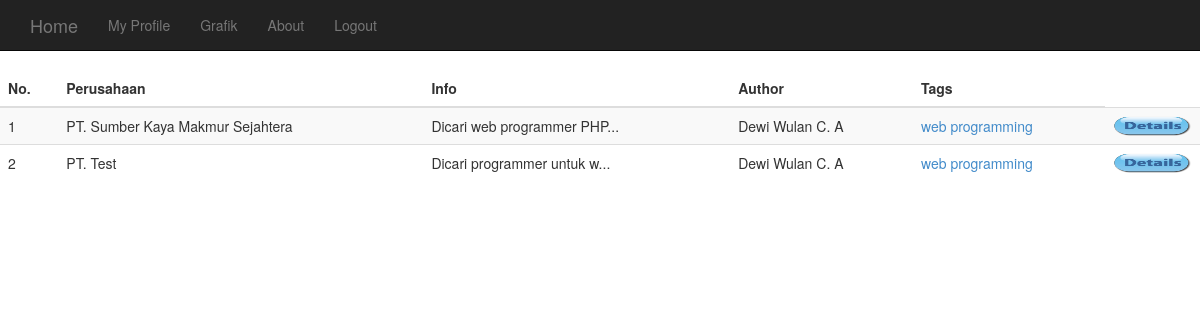
The app's page /search_lowongan.php?tags=web programming (signed in) with its own data.
### tables this page shows
CREATE TABLE IF NOT EXISTS `lowongan_kerja` (
  `id_lowongan` int(4) NOT NULL AUTO_INCREMENT,
  `ID_User` int(4) NOT NULL,
  `tanggal` varchar(20) NOT NULL,
  `judul` varchar(50) NOT NULL,
  `info` text NOT NULL,
  `tags` set('mobile programming','desktop programming','system analyst','computer network','web programming','flash programming','web designer','computer graphics','information security') NOT NULL,
  PRIMARY KEY (`id_lowongan`)
);

CREATE TABLE IF NOT EXISTS `infouser` (
  `ID_User` int(4) NOT NULL AUTO_INCREMENT,
  `fullname` varchar(50) NOT NULL,
  `TTL` varchar(50) NOT NULL,
  `sex` set('Male','Female') NOT NULL,
  `alamat` varchar(100) NOT NULL,
  `telepon` varchar(50) NOT NULL,
  `email` varchar(50) NOT NULL,
  `jurusan` set('Teknik Informatika','Sistem Informasi') NOT NULL,
  `tahun_angkatan` int(4) NOT NULL,
  `status` set('Dosen','Mahasiswa','Alumni') NOT NULL,
  `tempat_bekerja` varchar(100) NOT NULL,
  `foto` varchar(100) NOT NULL,
  PRIMARY KEY (`ID_User`)
);

### search_lowongan.php (the view, shortened to what this page needs)
<!DOCTYPE html PUBLIC "-//W3C//DTD XHTML 1.0 Transitional//EN" "http://www.w3.org/TR/xhtml1/DTD/xhtml1-transitional.dtd">
<html xmlns="http://www.w3.org/1999/xhtml">
<head>
<link href="bootstrap_profile/css/bootstrap.min.css" rel="stylesheet">
<link href="bootstrap_profile/css/shop-item.css" rel="stylesheet">
<link href="css/css-timeline.css" rel="stylesheet">
</head>
<body>
    <nav class="navbar navbar-inverse navbar-fixed-top" role="navigation">
        <div class="container">
            <div class="navbar-header">
                <a class="navbar-brand" href="home.php">Home</a>
            </div>
            <div class="collapse navbar-collapse" id="bs-example-navbar-collapse-1">
                <ul class="nav navbar-nav">
                <li>
                <a href="profile_page.php?page_owner=<?PHP echo base64_encode(strip_tags($_SESSION['iduser']));?>">My Profile</a>
                </li>
                    <li>
                        <a href="graph.php">Grafik</a>
                    </li>
              <li>
                        <a href="about.html">About</a>
                  </li>
                    <li>
                        <a href="logout.php">Logout</a>
                    </li>
                </ul>
            </div>
        </div>
    </nav>
<table class="table table-striped table-hover ">
  <thead>
    <tr>
      <th>No.</th>
      <th>Perusahaan</th>
      <th>Info</th>
      <th>Author</th>
      <th>Tags</th>
    </tr>
  </thead>
  <tbody>
  <?php
    function getName($id){
	$d=mysql_fetch_array(mysql_query("SELECT * FROM infouser WHERE ID_User='$id' "));
	return $d['fullname'];
}
$sql_coba = mysql_query("SELECT * FROM lowongan_kerja where tags = '$_GET[tags]'");
$i=0;
while(
	$datax=mysql_fetch_array($sql_coba))
	{
	$cekteman = mysql_query("SELECT * FROM friends where friend='$data[ID_User]' OR ID_User='".$_SESSION["iduser"]."'");
	$ada=mysql_num_rows($cekteman);
	if($ada==0){echo "<tr><td>Maaf lowongan pekerjaan belum tersedia";}else{
	$i++;
$potong=substr($datax["info"], 0, 25);
$jmlkarakter=strlen($datax["info"]);
if($jmlkarakter>25){
	$info=$potong."...";
}else{
		$info=$datax["info"];
}
?>
    <tr>
      <td><?php echo $i?></td>
      <td><?php echo $datax['judul']?>
	  <td><?php echo $info?></td>
      <td><?php echo getName($datax['ID_User'])?></td>
      <td><a href="search.php?tags=<?php echo $datax['tags']?>"><?php echo $datax['tags']?></a></td>
      <td><a href= "info_lowongan.php?id_lowongan=<?PHP echo base64_encode(strip_tags($datax['id_lowongan']));?>" ><img src="images/button/button_details.png" height="20" width="100"></a></td>
    </tr>
<?php    }}
?>
  </tbody>
</table>

### css/css-timeline.css (style rules this page uses)
img { width: 100%; }

### records on screen
lowongan_kerja: judul "PT. Sumber Kaya Makmur Sejahtera", info "Dicari web programmer PHP...", ID_User.fullname "Dewi Wulan C. A", tags "web programming"
lowongan_kerja: judul "PT. Test", info "Dicari programmer untuk w...", ID_User.fullname "Dewi Wulan C. A", tags "web programming"
